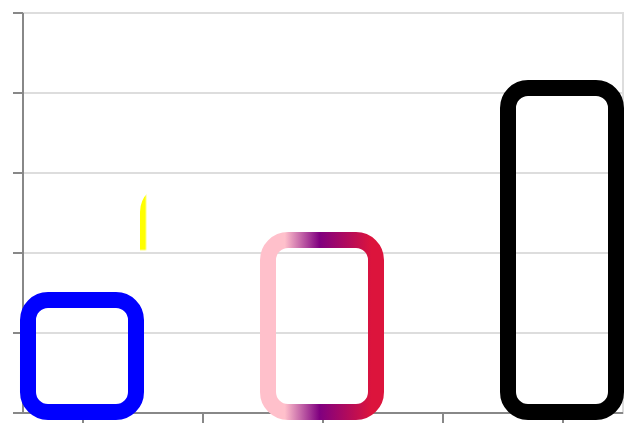

This figure's Vega-Lite source:
### Vega specification from a JSON file in a GitHub repository (floating-point values rounded to 4 significant figures)
{"$schema": "https://vega.github.io/schema/vega/v5.json", "description": "A simple bar chart with embedded data.", "background": "white", "padding": 5, "height": 200, "style": "cell", "data": [{"name": "source_0", "values": [{"a": "A", "b": 28, "fill": "blue"}, {"a": "B", "b": 55, "fill": {"x1": 0.9, "y1": 0.7, "x2": 0.7, "y2": 0.1, "gradient": "linear", "stops": [{"offset": 0, "color": "yellow"}, {"offset": 1, "color": "darkgreen"}]}}, {"a": "C", "b": 43, "fill": {"x1": 0.2, "y1": 1, "x2": 0.9, "y2": 1, "gradient": "linear", "stops": [{"offset": 0, "color": "pink"}, {"offset": 0.4, "color": "purple"}, {"offset": 1, "color": "crimson"}]}}, {"a": "D", "b": 91, "fill": {"x1": 0.2, "y1": 0.9, "x2": 0.7, "y2": 0.1, "gradient": "linear", "stops": [{"offset": 0, "color": "rgb(128, 128, 128)"}, {"offset": 0.4, "color": "rgba(128, 128, 128, 0.3)"}, {"offset": 1, "color": "deeppink"}]}}, {"a": "E", "b": 81, "fill": "black"}]}, {"name": "data_0", "source": "source_0", "transform": [{"type": "stack", "groupby": ["a"], "field": "b", "sort": {"field": [], "order": []}, "as": ["b_start", "b_end"], "offset": "zero"}, {"type": "filter", "expr": "isValid(datum[\"b\"]) && isFinite(+datum[\"b\"])"}]}], "signals": [{"name": "x_step", "value": 60}, {"name": "width", "update": "bandspace(domain('x').length, 0.1, 0.05) * x_step"}], "marks": [{"name": "marks", "type": "rect", "style": ["bar"], "from": {"data": "data_0"}, "encode": {"update": {"stroke": {"field": "fill"}, "strokeWidth": {"value": 8}, "cornerRadius": {"value": 10}, "ariaRoleDescription": {"value": "bar"}, "description": {"signal": "\"a: \" + (isValid(datum[\"a\"]) ? datum[\"a\"] : \"\"+datum[\"a\"]) + \"; b: \" + (format(datum[\"b\"], \"\"))"}, "x": {"scale": "x", "field": "a"}, "width": {"signal": "max(0.25, bandwidth('x'))"}, "y": {"scale": "y", "field": "b_end"}, "y2": {"scale": "y", "field": "b_start"}}}}], "scales": [{"name": "x", "type": "band", "domain": {"data": "data_0", "field": "a", "sort": true}, "range": {"step": {"signal": "x_step"}}, "paddingInner": 0.1, "paddingOuter": 0.05}, {"name": "y", "type": "linear", "domain": {"data": "data_0", "fields": ["b_start", "b_end"]}, "range": [{"signal": "height"}, 0], "nice": true, "zero": true}], "axes": [{"scale": "y", "orient": "left", "gridScale": "x", "grid": true, "tickCount": {"signal": "ceil(height/40)"}, "domain": false, "labels": false, "aria": false, "maxExtent": 0, "minExtent": 0, "ticks": false, "zindex": 0}, {"scale": "x", "orient": "bottom", "grid": false, "labels": false, "labelAngle": 0, "labelBaseline": "top", "zindex": 0}, {"scale": "y", "orient": "left", "grid": false, "labels": false, "labelOverlap": true, "tickCount": {"signal": "ceil(height/40)"}, "zindex": 0}]}
